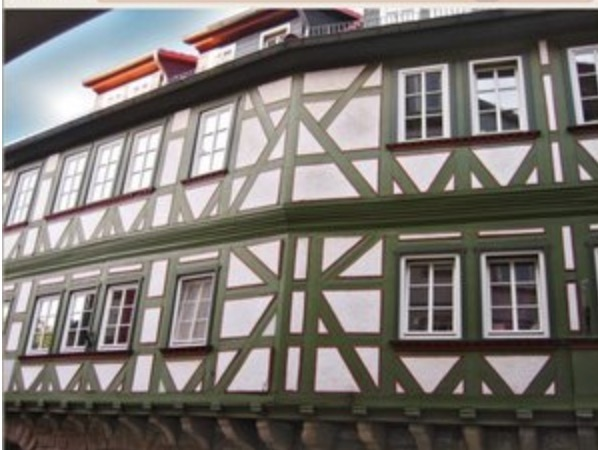
//> input picture img/harris.jpg, 598 x 450 px
$ ./ch4-1-harris-detector   (built with g++ and OpenCV 4)
//> lines starting //> are read from the running program, lines starting //| are printed output that depends on the picture
#include <opencv2/opencv.hpp>
#include <opencv2/imgproc.hpp>
#include <iostream>
using namespace cv;

int main()
{
    Mat img = imread("img/harris.jpg");
//> img is the input picture: 450 rows x 598 cols, CV_8UC3; mean B, G, R 111.4, 115.9, 121.2
    Mat gray;
    Mat dst_norm, dst_norm_scaled;
    cvtColor(img, gray, COLOR_BGR2GRAY);
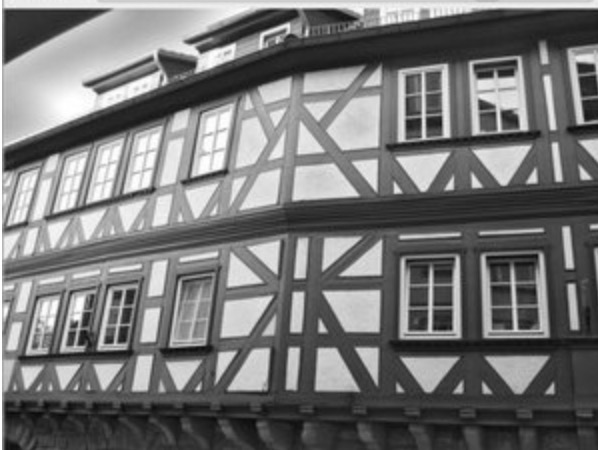
//> gray: 450 rows x 598 cols, CV_8UC1; min 8, max 255, mean 117

    Mat dst = Mat::zeros(gray.size(), CV_32FC1);
    cornerHarris( gray, dst, 2, 3, 0.04, BORDER_DEFAULT );
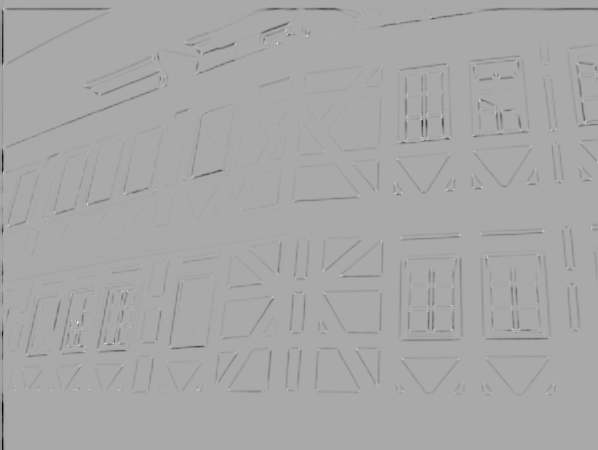
//> dst: 450 rows x 598 cols, CV_32FC1; min -0.0035, max 0.00178, mean -3.36e-05; drawn with min black and max white
    normalize(dst, dst_norm, 0, 255, NORM_MINMAX,CV_32FC1,Mat());
    convertScaleAbs(dst_norm, dst_norm_scaled);
    int thresh = 200;
    imshow("img", img);
    for (int i = 0; i < dst_norm.rows;i++)
    {
        for(int j = 0;j<dst_norm.cols;j++){

            if( (int) dst_norm.at<float>(j,i) > thresh )
              {
               circle( dst_norm_scaled, Point( i, j ), 5,  Scalar(0,255,0), 2, 8, 0 );
              }
        }
    }
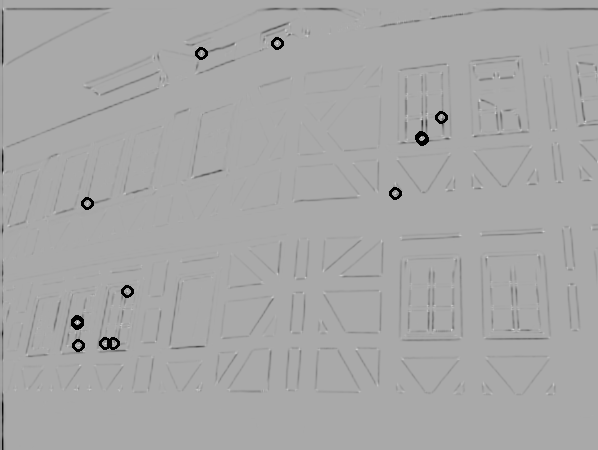
//> dst_norm_scaled: 450 rows x 598 cols, CV_8UC1; min 0, max 255, mean 166.8
    imshow("corners", img);
    waitKey(0);
    return 0;
}

$ run again, with img/apple.jpg copied over img/harris.jpg
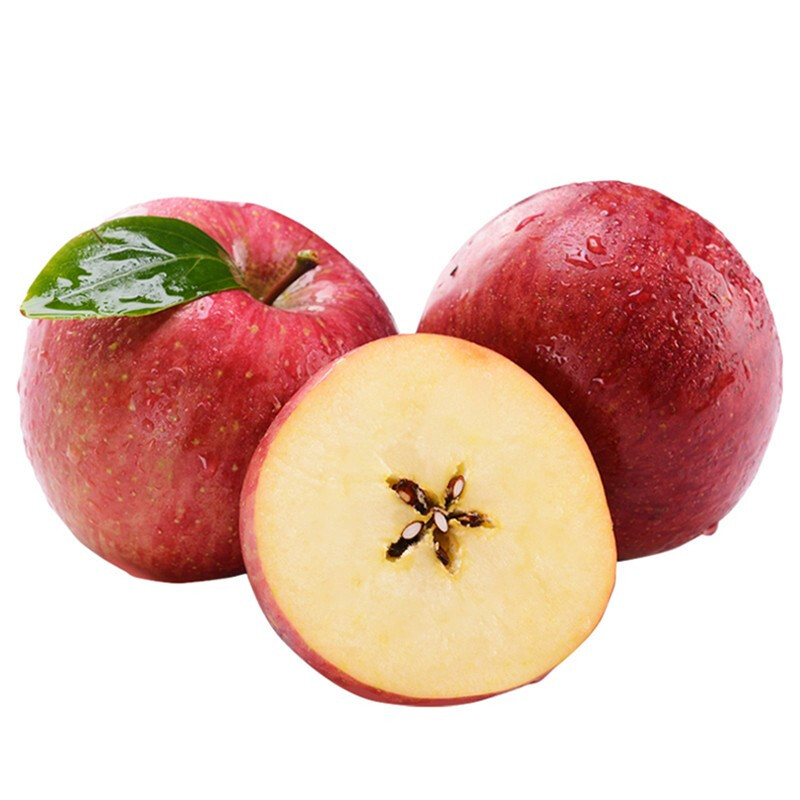
//> input picture img/apple.jpg, 800 x 800 px
//> img is the input picture: 800 rows x 800 cols, CV_8UC3; mean B, G, R 186.9, 197.6, 229.2
//> `cvtColor(img, gray, COLOR_BGR2GRAY);`:
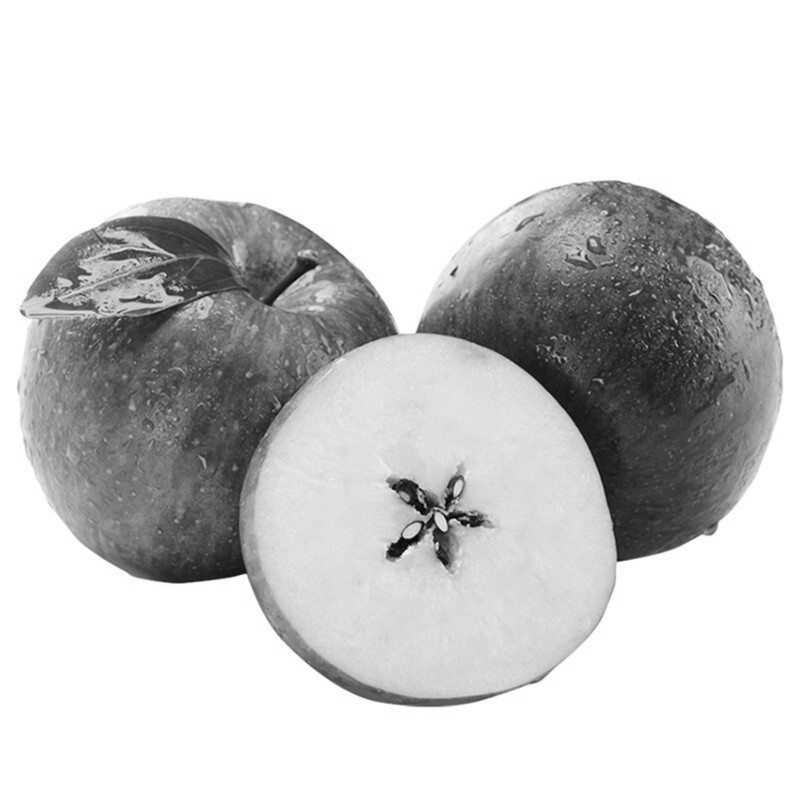
//> gray: 800 rows x 800 cols, CV_8UC1; min 2, max 255, mean 205.8
//> after the loop `for (int i = 0; i < dst_norm.rows;i++)`:
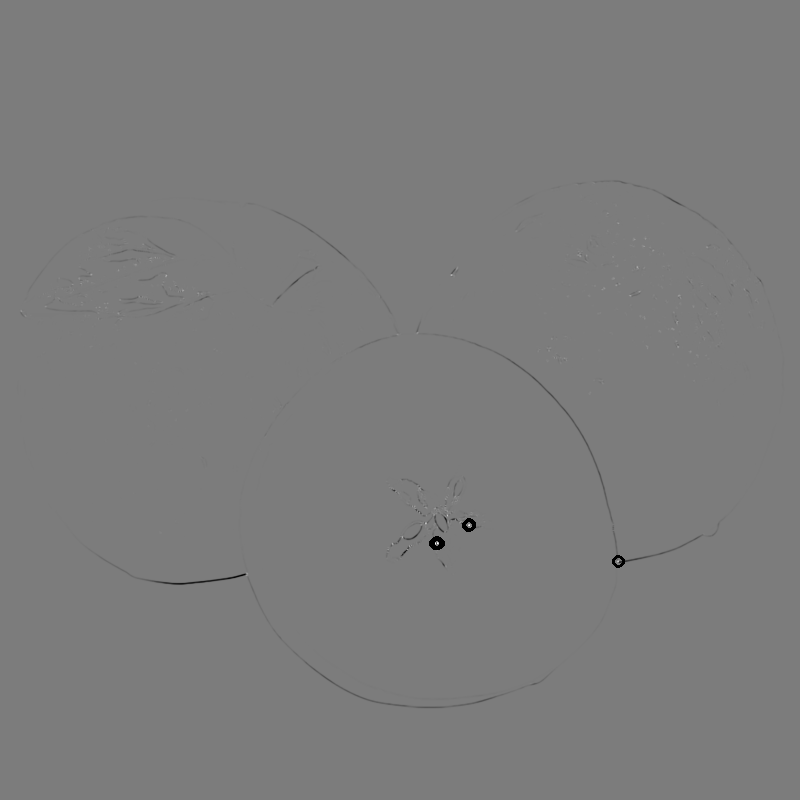
//> dst_norm_scaled: 800 rows x 800 cols, CV_8UC1; min 0, max 255, mean 123.8
